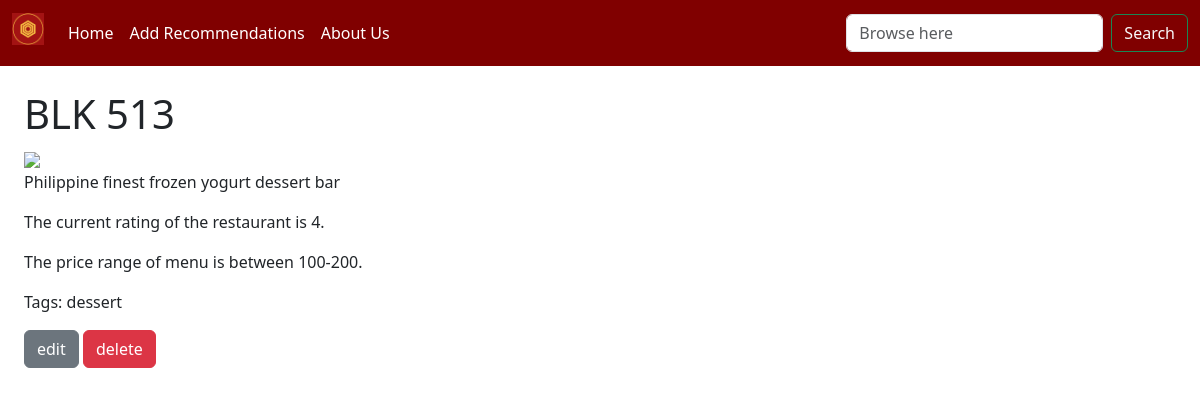
Page /restaurants/6 on the committed database.
### tables this page shows
CREATE TABLE "Restaurants" (
	"ID"	INTEGER NOT NULL UNIQUE,
	"location"	TEXT,
	"name"	TEXT,
	"description"	TEXT,
	"rating"	NUMERIC,
	"food_type"	TEXT,
	"image"	TEXT,
	"price_range"	NUMERIC,
	PRIMARY KEY("ID" AUTOINCREMENT)
);

### app.py (the view)
@app.route('/restaurants/<int:restaurant_ID>')
def restaurant_name(restaurant_ID):
    restaurant_identification= read_Restaurants_by_restaurant_ID(restaurant_ID)
    return render_template("restaurants.html",identification_template=restaurant_identification)

### data.py (called while the page is built)
def connect_to_db(path):
    conn = sqlite3.connect(path)
    conn.row_factory = sqlite3.Row
    return (conn, conn.cursor())

def read_Restaurants_by_restaurant_ID(resto_ID):
    conn, cur = connect_to_db(db_path)
    query = 'SELECT * FROM Restaurants WHERE ID = ?'
    value = resto_ID
    result = cur.execute(query,(value,)).fetchone()
    conn.close()
    return result

### templates/restaurants.html (shortened to what this page needs)
{% extends 'base.html' %}
{% block content %}
<h1>{{ identification_template.name }}</h1>
<img src="{{ identification_template.image }}">
<p>{{ identification_template.description }}</p>
<p>The current rating of the restaurant is {{ identification_template.rating }}.</p>
<p>The price range of menu is between {{ identification_template.price_range }}.</p>
<p>Tags: {{ identification_template.food_type }}</p>
<form action="{{ url_for('modify') }}" method="post">
    <input class="btn btn-secondary" type="submit" name="modify" value="edit"></input>
    <input class="btn btn-danger" type="submit" name="modify" value="delete"></input>
</form>
{% endblock %}

### templates/base.html (shortened to what this page needs)
<!DOCTYPE html>
<html lang="en">
<head>
    <link href="https://cdn.jsdelivr.net/npm/bootstrap@5.3.0-alpha3/dist/css/bootstrap.min.css" rel="stylesheet">
</head>
<body>
  {% include 'navitest.html' %}
  <div class="m-4">
    {% block content %}
    {% endblock %}
</div>
</body>
</html>

### templates/navitest.html (shortened to what this page needs)
<nav class = "navbar navbar-expand-lg navbar-dark" style="background-color: #800000">
    <div class="container-fluid">
    <a
        href = "{{url_for('index')}}"
        class="navbar-brand mb-2 h2" >
            <img class="d-inline-block  align-top"
            src="static/images/only-logo.png" width="32" height="32" />
    </a>
    <div
        class="collapse navbar-collapse"
        id="navbarSupportedContent">
        <ul class="navbar-nav me-auto mb-2 mb-lg-0">
            <li class="nav-item active">
                <a class="nav-link active"
                aria-current="page"
                href="{{url_for('index')}}">Home
                </a>
            </li>
            <li class="nav-item active">
                <a class="nav-link active"
                aria-current="page"
                href="{{url_for('register')}}">Add Recommendations
                </a>
            </li>
            <li class="nav-item active">
                <a class="nav-link active"
                aria-current="page"
                href="{{url_for('about_us')}}">About Us
                </a>
            </li>
        </ul>
        <form class="d-flex" action="{{ url_for('search') }}" method="GET">
            <input class="form-control me-2" type="search" name="query" placeholder="Browse here" aria-label="Search">
            <button class="btn btn-outline-success text-light" type="submit">Search</button>
    </form>
    </div>
    </div>
</nav>
</body>
</html>

### rows in the picture
Restaurants: name "BLK 513", description "Philippine finest frozen yogurt dessert bar", rating "4", price_range "100-200", food_type "dessert"
